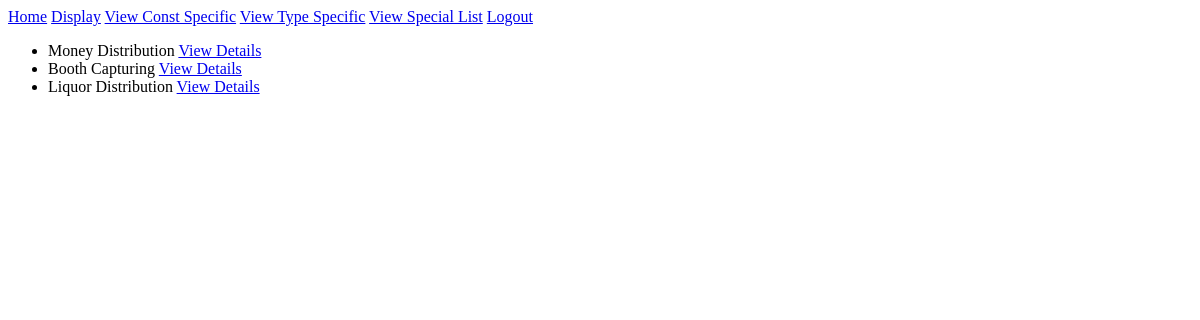
The page /complaints/by/test (signed in) on the database as committed earlier.
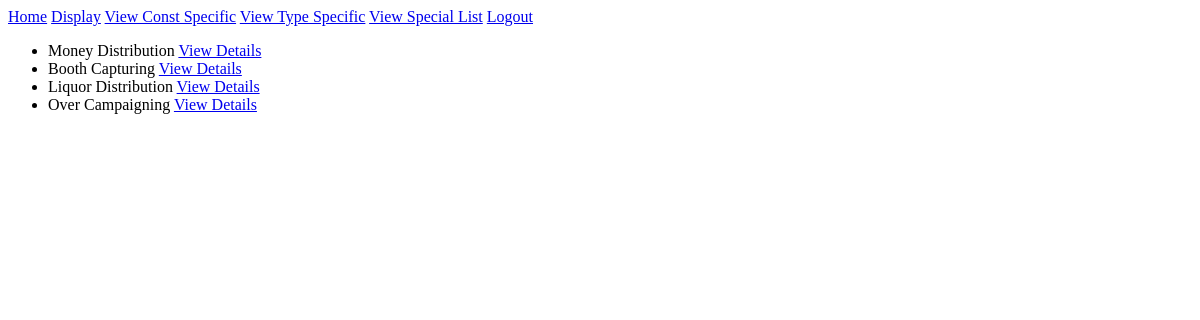
The same page on the database as committed later.
### complaints/models.py (models this page shows, shortened)
class Complaint(models.Model):
    user = models.ForeignKey(
        User, related_name='complaints', on_delete=models.CASCADE)
    COMPLAINT_CHOICES = []
    type_list = [u['type'] for u in acc_models.ComplaintType.objects.all().values('type')]
    for temp in type_list:
        COMPLAINT_CHOICES.append((temp,temp))
    choice = models.CharField(
        max_length=50, choices=COMPLAINT_CHOICES, blank=False)
    description = models.TextField(blank=True)
    file_upload = models.FileField(
        upload_to='files', blank=True)
    file_upload1 = models.FileField(
        upload_to='files', blank=True)
    file_upload2 = models.FileField(
        upload_to='files', blank=True)
    file_upload3 = models.FileField(
        upload_to='files', blank=True)
    file_upload4 = models.FileField(
        upload_to='files', blank=True)
    file_upload5 = models.FileField(
        upload_to='files', blank=True)
    created_at = models.DateTimeField(auto_now=True)
    viewed_complaint = models.BooleanField(default=False)
    class Meta():
        ordering = ['created_at']
        unique_together = ["user", "choice"]

### complaints/views.py (the view)
# urls.py: path('by/<slug:username>', views.UserComplaints.as_view(), name='user_complaints'),
class UserComplaints(LoginRequiredMixin, generic.ListView):
    model = models.Complaint
    template_name = "complaint/user_complaint_list.html"
    def get_queryset(self):
        try:
            self.complaint_user = User.objects.prefetch_related(
                "complaints").get(username__iexact=self.kwargs.get("username"))
        except User.DoesNotExist:
            raise Http404
        else:
            return self.complaint_user.complaints.all()
    def get_context_data(self, **kwargs):
        context = super().get_context_data(**kwargs)
        context["complaint_user"] = self.complaint_user
        return context

### accounts/context_processors.py (called while the page is built)
def GovList(request):
    id_list = [u['user'] for u in acc_models.GovUser.objects.all().values('user')]
    govname_list=[]
    for num in id_list:
        temp = User.objects.get(id__iexact = num)
        temp_name = temp.username
        govname_list.append(temp_name)
    return {'govname_list':govname_list}

### complaints/templates/complaint/user_complaint_list.html (shortened to what this page needs)
{% extends "complaint/complaint_base.html" %}
{% block complaint_content %}
    <ul>
        {% for com in complaint_list %}
        <li>
            {{com.choice}}
            <a href="{% url 'complaints:single' pk=com.pk %}">View Details</a>
        </li>
        {% endfor %}
    </ul>
{% endblock %}

Rows that differ between the two databases and show on the page:
added Complaint: choice "Over Campaigning"
